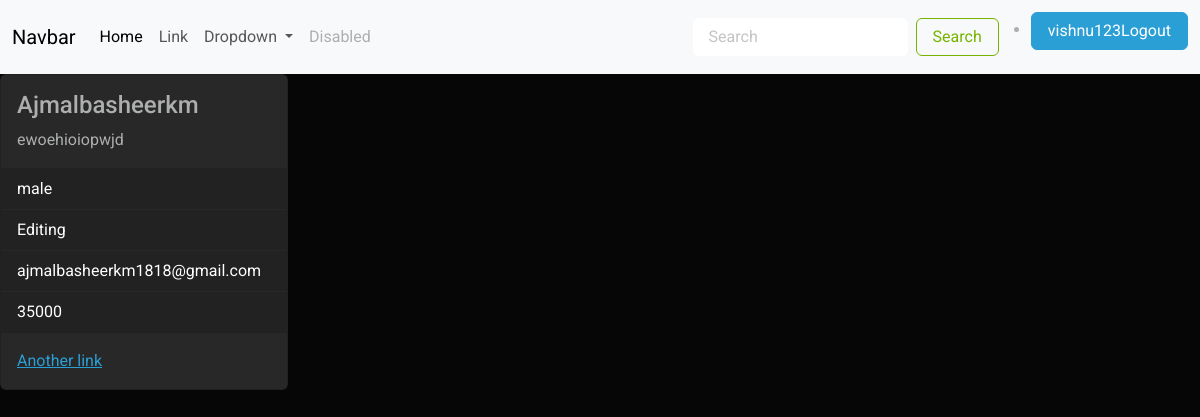
The app's page /employee/1/details/ (signed in) with its own data.
### crm/models.py (models this page shows, shortened)
class Employee(models.Model):
    name = models.CharField(max_length=100)
    email = models.EmailField(unique=True)
    address = models.TextField()
    department = models.CharField(max_length=100)
    salary = models.PositiveIntegerField()
    date_of_join = models.DateField()
    gender_options =(
        ("male","male"),
        ("female","female")
    )
    gender = models.CharField(max_length=100,choices=gender_options,default="male")
    picture = models.ImageField(upload_to="employee_images",null=True,blank=True)

### crm/views.py (the view)
# urls.py: path('employee/<int:pk>/details/',views.EmployeeDetailView.as_view(),name="employee-details"),
@method_decorator(decs,name="dispatch")
class EmployeeDetailView(View):
    template_name = "employee_details.html"
    def get(self,request,*args,**kwargs):
        id = kwargs.get("pk")
        qs = get_object_or_404(Employee,id=id)
        return render(request,self.template_name,{"data":qs})

### crm/templates/employee_details.html (shortened to what this page needs)
{%extends 'base.html'%}
{%block main_block%}
<div class="card" style="width: 18rem;">
   <div class="card-body">
     <h5 class="card-title">{{data.name}}</h5>
     <p class="card-text">{{data.address}}</p>
   </div>
   <ul class="list-group list-group-flush">
       <li class="list-group-item">{{data.gender}}</li>
     <li class="list-group-item">{{data.department}}</li>
     <li class="list-group-item">{{data.email}}</li>
     <li class="list-group-item">{{data.salary}}</li>
   </ul>
   <div class="card-body">
     <a href="#" class="card-link">Another link</a>
   </div>
 </div>
{%endblock%}

### crm/templates/base.html (shortened to what this page needs)
<!DOCTYPE html>
{%load static%}
<html lang="en">
<head>
    <link rel="stylesheet" href="{% static 'css/style.css' %}">
</head>
<body>
    <nav class="navbar navbar-expand-lg bg-body-tertiary">
        <div class="container-fluid">
          <a class="navbar-brand" href="#">Navbar</a>
          <div class="collapse navbar-collapse" id="navbarSupportedContent">
            <ul class="navbar-nav me-auto mb-2 mb-lg-0">
              <li class="nav-item">
                <a class="nav-link active" aria-current="page" href="#">Home</a>
              </li>
              <li class="nav-item">
                <a class="nav-link" href="#">Link</a>
              </li>
              <li class="nav-item dropdown">
                <a class="nav-link dropdown-toggle" href="#" role="button" data-bs-toggle="dropdown" aria-expanded="false">
                  Dropdown
                </a>
              </li>
              <li class="nav-item">
                <a class="nav-link disabled" aria-disabled="true">Disabled</a>
              </li>
            </ul>
            <form class="d-flex" role="search">
              <input class="form-control me-2" type="search" placeholder="Search" aria-label="Search">
              <button class="btn btn-outline-success" type="submit">Search</button>
            </form>
            <ul>
              <li class="nav-item mt-1">
                <a href="{%url 'signout'%}" class="btn btn-primary">{{request.user}}Logout</a>
              </li>
            </ul>
          </div>
        </div>
      </nav>
    {%block main_block%}
    {%endblock%}
</body>
</html>

### records on screen
Employee: name "Ajmalbasheerkm", address "ewoehioiopwjd", gender "male", department "Editing", email "ajmalbasheerkm1818@gmail.com", salary "35000"

### other values on screen
{{ request.user }} "vishnu123"
